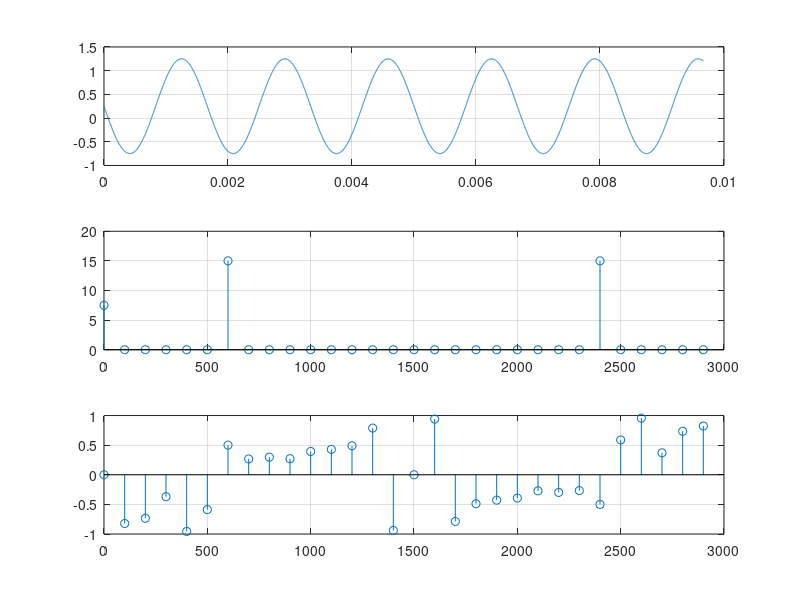
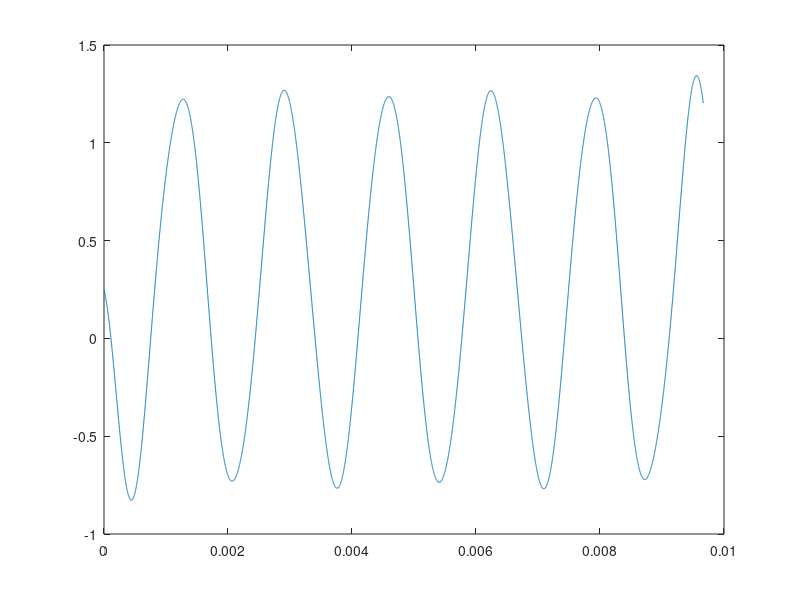
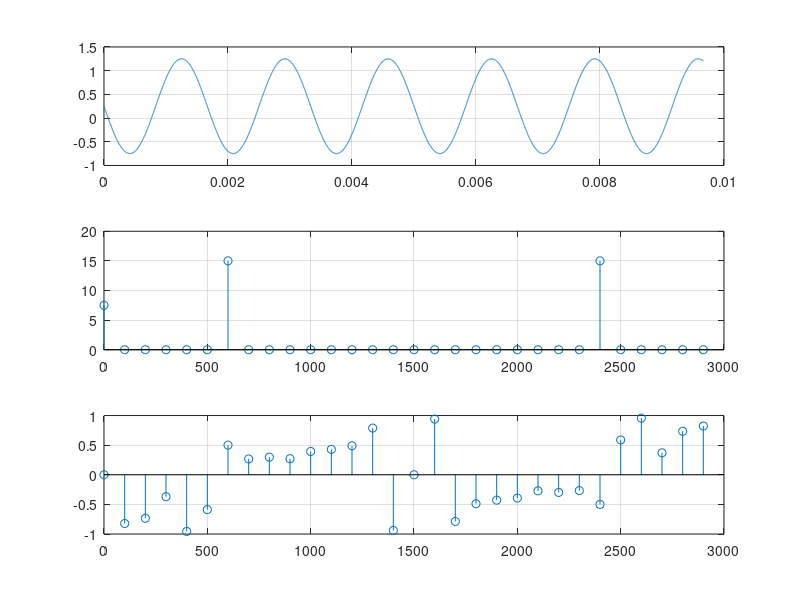
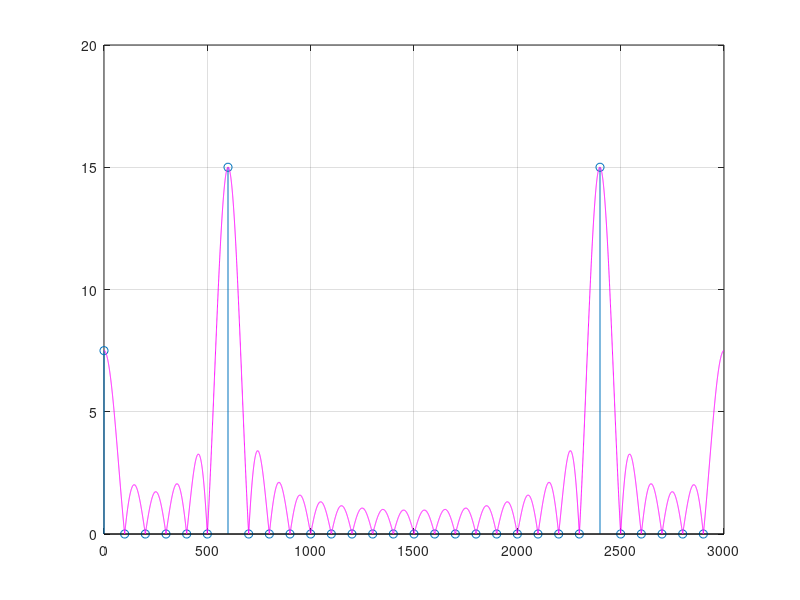

The MATLAB script that drew these images, in order:
clc; clear; close all;
 
fs = 3000;
Dt = 1/fs;
 
N = 30;
ts = 0:Dt:(N-1)*Dt;
 
dt = 0.000001;
t = 0:dt:(N-1)*Dt;
k=1:N/2;
 
f0 = 600;
s = 1/4 - sin(2*pi*f0*t);
x = 1/4 - sin(2*pi*f0*ts);
 
X = fft(x);
 
f = (0:N-1)*(fs/N);
 
xr = 0;
for n=1:N
    xr=xr+x(n).*sinc(fs*(t-ts(n)));
end
 
figure(1);
subplot(3,1,1);
plot(t,s); grid on;
 
subplot(3,1,2);
stem(f,abs(X)); grid on;
 
subplot(3,1,3);
stem(f, angle(X)/pi); grid on;
 
figure(2)
plot(t,xr);
 
K = 2^14;
xx = [x(:); zeros(K-N,1)];
XX = fft(xx);
 
fk = 0:fs/K:fs-fs/K;
 
figure(3);
subplot(3,1,1);
plot(t,s); grid on;
 
subplot(3,1,2);
stem(f,abs(X)); grid on;
subplot(3,1,3);
stem(f, angle(X)/pi); grid on;
 
figure(4)
stem(f,abs(X)); grid on; hold on;
plot(fk,abs(XX), 'm');
  
x_hanning = x.*hanning(length(x))';
xx_hanning = [x_hanning(:); zeros(K-N,1)];
X_hanning = fft(xx_hanning);

XWinH=abs(N/sum(hanning(N)))

x_blackman = x.*blackman(length(x))';
xx_blackman = [x_blackman(:); zeros(K-N,1)];
X_blackman = fft(xx_blackman);

XWinB=abs(N/sum(blackman(N)))
 
figure(6)
stem(f,abs(X)); grid on; hold on;
plot(fk,abs(XX), 'm'); hold on;
plot(fk,XWinH*abs(X_hanning), 'b'); hold on;
plot(fk,XWinB*abs(X_blackman), 'g'); hold on;
